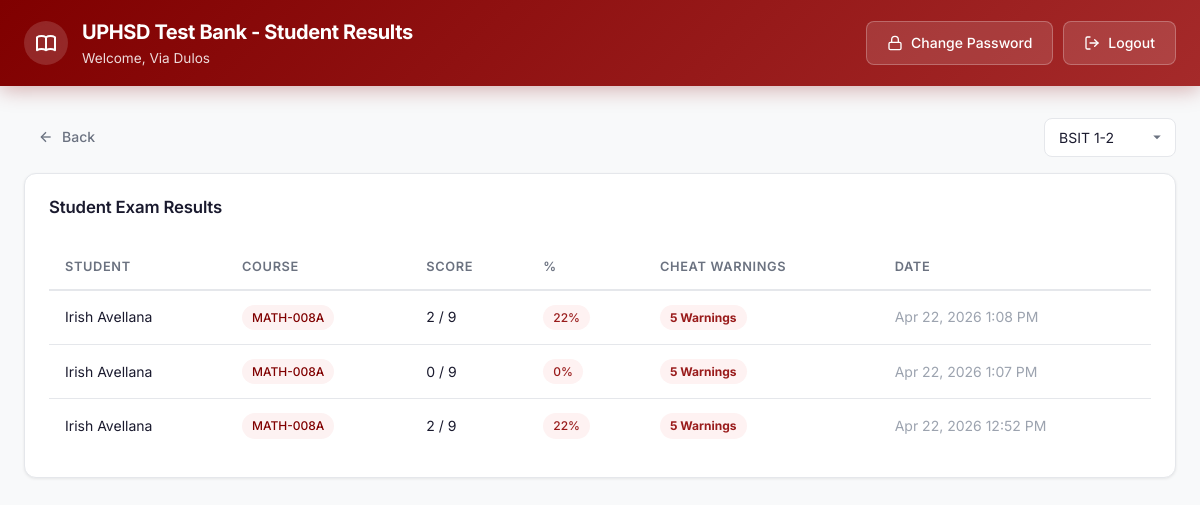
Page /php/view_student_results.php?course_code=MATH-008A&class_id=51 (signed in) on the committed database.
### tables this page shows
CREATE TABLE `users_new` (
  `user_id` int(11) NOT NULL AUTO_INCREMENT,
  `first_name` varchar(100) DEFAULT NULL,
  `last_name` varchar(100) DEFAULT NULL,
  `email` varchar(100) DEFAULT NULL,
  `password` varchar(255) DEFAULT NULL,
  `role` enum('student','faculty','admin','superadmin') NOT NULL,
  `created_at` timestamp NOT NULL DEFAULT current_timestamp(),
  PRIMARY KEY (`user_id`)
);

### php/view_student_results.php (the view, shortened to what this page needs)
<?php
require_once 'config.php';
$facultyId = $_SESSION['user']['user_id'];
include 'includes/header.php';
$classId = intval($_GET['class_id'] ?? 0);
$courseCode = $_GET['course_code'] ?? '';
$classes = $conn->query("SELECT class_id, class_name FROM classes WHERE faculty_id = $facultyId AND status = 'active'");
$results = null;
if ($classId) {
    $escapedCode = $conn->real_escape_string($courseCode);
    $where = "sa.class_id = $classId";
    if ($courseCode) $where .= " AND sa.course_code = '$escapedCode'";
    $results = $conn->query("
        SELECT u.user_id, u.first_name, u.last_name, sa.course_code, sa.attempt_group_id,
            sa.date_taken, COUNT(*) as total_q, SUM(sa.is_correct) as correct,
            (SELECT switches FROM cheat_logs cl WHERE cl.user_id = u.user_id AND cl.course_code = sa.course_code LIMIT 1) as cheat_count
        FROM student_attempts sa
        JOIN users_new u ON sa.user_id = u.user_id
        WHERE $where
        GROUP BY sa.attempt_group_id
        ORDER BY sa.date_taken DESC
    ");
}
?>
<div class="main-content">
    <div class="flex-between mb-4">
        <a href="dashboard.php" class="btn btn-ghost"><svg width="16" height="16" viewBox="0 0 24 24" fill="none" stroke="currentColor" stroke-width="2"><line x1="19" y1="12" x2="5" y2="12"/><polyline points="12 19 5 12 12 5"/></svg> Back</a>
        <div class="flex gap-2">
            <select class="form-control" style="width:auto;" onchange="if(this.value) window.location='?class_id='+this.value">
                <?php while ($c = $classes->fetch_assoc()): ?><option value="<?= $c['class_id'] ?>" <?= $c['class_id']==$classId?'selected':'' ?>><?= htmlspecialchars($c['class_name']) ?></option><?php endwhile; ?>
            </select>
        </div>
    </div>
    <div class="card">
        <div class="card-header"><h2 class="card-title">Student Exam Results</h2></div>
        <div class="card-content"><div class="table-wrapper">
            <table>
                <thead><tr><th>Student</th><th>Course</th><th>Score</th><th>%</th><th>Cheat Warnings</th><th>Date</th></tr></thead>
                <tbody>
                    <?php if ($results && $results->num_rows > 0): ?>
                        <?php while ($r = $results->fetch_assoc()):
                            $pct = $r['total_q'] > 0 ? round(($r['correct'] / $r['total_q']) * 100) : 0;
                            $cheatCount = intval($r['cheat_count'] ?? 0);
                        ?>
                        <tr>
                            <td><?= htmlspecialchars($r['first_name'] . ' ' . $r['last_name']) ?></td>
                            <td><span class="badge badge-maroon"><?= htmlspecialchars($r['course_code']) ?></span></td>
                            <td><?= $r['correct'] ?> / <?= $r['total_q'] ?></td>
                            <td><span class="badge badge-<?= $pct >= 50 ? 'green' : 'red' ?>"><?= $pct ?>%</span></td>
                            <td>
                                <?php if ($cheatCount > 0): ?>
                                    <span class="badge badge-red" style="font-weight:bold;"><?= $cheatCount ?> warnings</span>
                                <?php else: ?>
                                    <span class="text-muted" style="font-size:0.8rem;">0</span>
                                <?php endif; ?>
                            </td>
                            <td class="text-muted"><?= date('M j, Y g:i A', strtotime($r['date_taken'])) ?></td>
                        </tr>
                        <?php endwhile; ?>
                    <?php else: ?>
                        <tr><td colspan="6" class="text-center text-muted">No results found. Select a class above.</td></tr>
                    <?php endif; ?>
                </tbody>
            </table>
        </div></div>
    </div>
</div>
</body></html>

### php/assets/style.css (style rules this page uses)
:root { --maroon: #800000; --maroon-dark: #600000; --maroon-light: #A52A2A; --orange: #FF8C00; --orange-dark: #E67E00; --bg-primary: #f8f9fa; --bg-card: #ffffff; --text-primary: #1a1a2e; --text-secondary: #6b7280; --text-muted: #9ca3af; --border-color: #e5e7eb; --border-radius: 12px; --border-radius-sm: 8px; --shadow-sm: 0 1px 3px rgba(0,0,0,0.08); --shadow-md: 0 4px 12px rgba(0,0,0,0.1); --shadow-lg: 0 10px 30px rgba(0,0,0,0.12); --transition: all 0.2s ease; --green: #22c55e; --green-bg: #f0fdf4; --red: #ef4444; --red-bg: #fef2f2; --blue: #3b82f6; --blue-bg: #eff6ff; --purple: #8b5cf6; --purple-bg: #f5f3ff; }
*, *::before, *::after { box-sizing: border-box; margin: 0; padding: 0; }
body { font-family: 'Inter', -apple-system, BlinkMacSystemFont, sans-serif; background-color: var(--bg-primary); color: var(--text-primary); line-height: 1.6; min-height: 100vh; -webkit-font-smoothing: antialiased; }
a { color: var(--maroon); text-decoration: none; }
.btn { display: inline-flex; align-items: center; justify-content: center; gap: 8px; padding: 10px 20px; font-size: 0.875rem; font-weight: 500; font-family: inherit; border: none; border-radius: var(--border-radius-sm); cursor: pointer; transition: var(--transition); text-decoration: none; white-space: nowrap; }
.btn-ghost { background: transparent; color: var(--text-secondary); padding: 8px 14px; }
.main-content { max-width: 1280px; margin: 0 auto; padding: 32px 24px; }
.mb-4 { margin-bottom: 16px; }
.flex { display: flex; }
.flex-between { display: flex; justify-content: space-between; align-items: center; }
.gap-2 { gap: 8px; }
.card { background: var(--bg-card); border: 1px solid var(--border-color); border-radius: var(--border-radius); box-shadow: var(--shadow-sm); overflow: hidden; transition: var(--transition); }
.card-header { padding: 20px 24px 12px; }
.card-title { font-size: 1.05rem; font-weight: 600; color: var(--text-primary); letter-spacing: -0.01em; }
.card-content { padding: 12px 24px 24px; }
.table-wrapper { overflow-x: auto; }
table { width: 100%; border-collapse: collapse; font-size: 0.875rem; }
thead { border-bottom: 2px solid var(--border-color); }
th { text-align: left; padding: 12px 16px; font-weight: 600; color: var(--text-secondary); font-size: 0.8rem; text-transform: uppercase; letter-spacing: 0.05em; }
td { padding: 14px 16px; border-bottom: 1px solid var(--border-color); vertical-align: middle; }
tr:last-child td { border-bottom: none; }
.text-muted { color: var(--text-muted); }
.badge { display: inline-flex; align-items: center; padding: 3px 10px; border-radius: 20px; font-size: 0.75rem; font-weight: 500; text-transform: capitalize; }
.badge-red { background: var(--red-bg); color: #991b1b; }
.badge-maroon { background: #fdf2f2; color: var(--maroon); }
.form-control { width: 100%; padding: 10px 14px; font-size: 0.875rem; font-family: inherit; border: 1px solid var(--border-color); border-radius: var(--border-radius-sm); background: var(--bg-card); color: var(--text-primary); transition: var(--transition); outline: none; }
select.form-control { appearance: none; background-repeat: no-repeat; background-position: right 12px center; padding-right: 36px; }

### rows in the picture
users_new: first_name+last_name "Irish Avellana", course_code "MATH-008A", correct "2", total_q "9", pct "22", cheatCount "5", date_taken "Apr 22, 2026 1:08 PM", correct "0", pct "0", date_taken "Apr 22, 2026 1:07 PM", date_taken "Apr 22, 2026 12:52 PM"

### other values in the picture
$pageTitle "UPHSD Test Bank - Student Results"
$user['first_name'] . ' ' . $user['last_name'] "Via Dulos"
form field value "BSIT 1-2"
